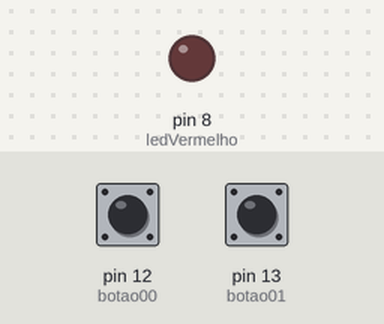
Bench run of a sketch on a simulated Arduino Uno, built with avr-gcc and run on an emulated ATmega328P. Parts: output pins drawn as LEDs (lit = HIGH). The inputs (shaded band) are chosen by the test bench; at power-on: pin 12 (botao00) LOW, pin 13 (botao01) LOW.

Above: at 1.2 s.
1.3 s: pin 12 (botao00) pulled HIGH for 0.15 s
At 1.8 s:
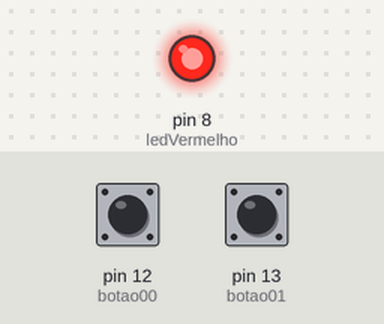
4.4 s: pin 12 (botao00) pulled HIGH for 1 s
At 6.1 s:
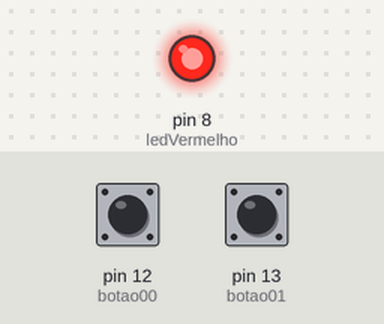
8.4 s: pin 12 (botao00) pulled HIGH for 3.2 s
At 14.6 s:
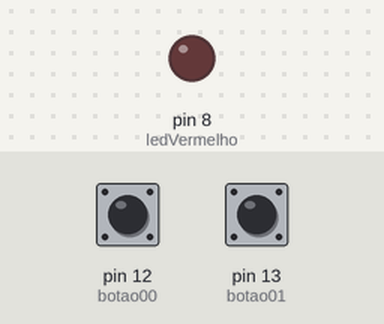
Timing chart, 0 to 16.1 s (numbered marks = the images above; inputs shaded):
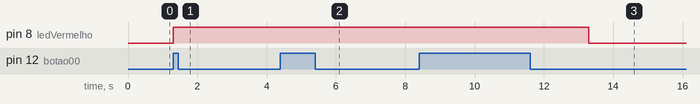

Measured:
- after the input at 1.3 s, pin 8 (ledVermelho): LOW → HIGH at once
- after the input at 4.4 s, pin 8 (ledVermelho): stays HIGH (without the input it goes to LOW after 0.90 s)
- after the input at 8.4 s, pin 8 (ledVermelho): HIGH → LOW after 4.9 s instead of 0.90 s

The sketch:

Divis_o12-05.ino
```cpp
/*aula X- operador AND ou E= && - OR ou OU= ||*/


#define ledVermelho 8
#define botao00 12
#define botao01 13

void setup() {
  pinMode(ledVermelho, OUTPUT);
  pinMode(botao00, INPUT);
  pinMode(botao01, INPUT);
}

void loop() {
  if (digitalRead(botao00)==1 || digitalRead(botao01)==1){
      digitalWrite(ledVermelho, HIGH);
      delay(4000);
      digitalWrite (ledVermelho, LOW);
    }
}
```
